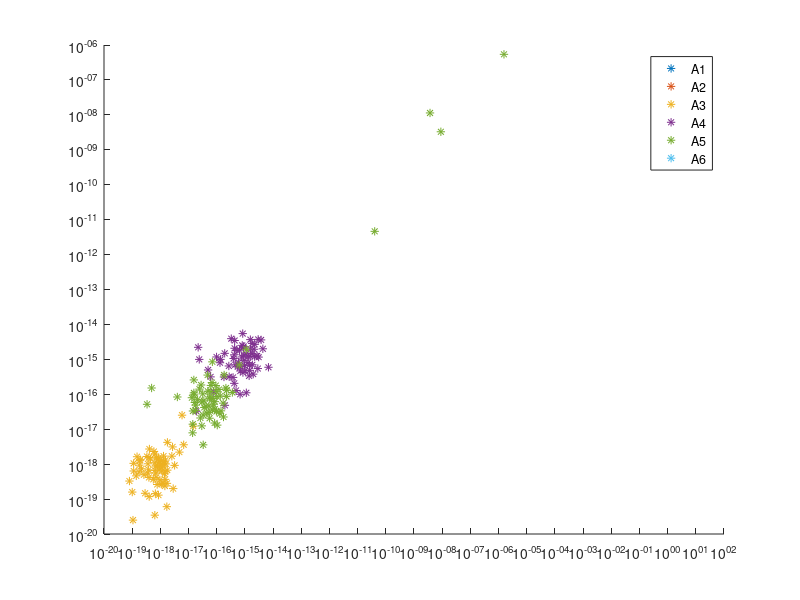

The MATLAB script that drew this image:


clear all
load reg.mat
A = {A1 A2 A3 A4 A5 A6};
figure(1)
hold on
for i= 1:6
   eigs = eig(cell2mat(A(i)));
   loglog(real(eigs),imag(eigs),'*')
end
legend('A1','A2','A3','A4','A5','A6')
hold off